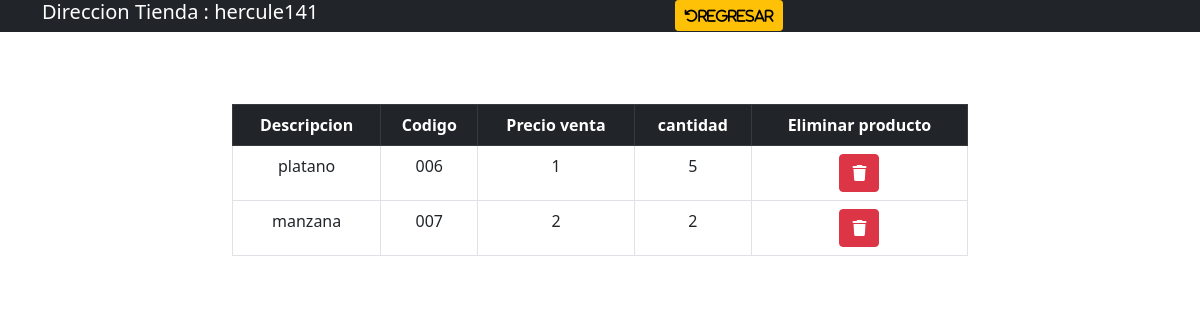
The app's page /gestiontienda/verProductos/1, older data.
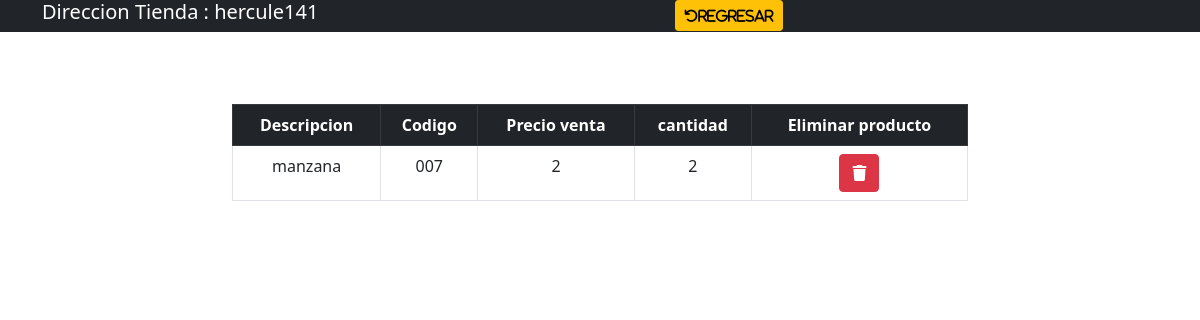
The same page, newer data.
### gestiontienda/models.py (models this page shows)
class tienda(models.Model):
    direccion=models.CharField(max_length=64, blank=True, null=True)
    provincia=models.CharField(max_length=32, blank=True, null=True)
    region=models.CharField(max_length=32, blank=True, null=True)
    fechaCreacion=models.CharField(max_length=32, blank=True, null=True)
    telefonoContacto=models.CharField(max_length=32, blank=True, null=True)

class producto(models.Model):
    descripcion=models.CharField(max_length=64, blank=True, null=True)
    codigo=models.CharField(max_length=32, blank=True, null=True)
    precioVenta=models.CharField(max_length=32, blank=True, null=True)
    cantidad=models.CharField(max_length=32, blank=True, null=True)
    tiendaProducto = models.ForeignKey(tienda,on_delete=models.SET_NULL,blank=True, null=True)

### gestiontienda/views.py (the view)
# urls.py: path('verProductos/<str:idTienda>',views.verProductos,name='verProductos')
def  verProductos(request,idTienda):
    tiendaSeleccionada=tienda.objects.get(id=idTienda)
    return render(request,'detalleTienda.html',{
      'infoproductosTiendas':tiendaSeleccionada.producto_set.all().order_by('id'),
      'tiendaSeleccionada':tiendaSeleccionada
    })

### gestiontienda/templates/detalleTienda.html (shortened to what this page needs)
{% load static %}
<!DOCTYPE html>
<html>
    <head>
        <link href="https://cdn.jsdelivr.net/npm/bootstrap@5.0.2/dist/css/bootstrap.min.css" rel="stylesheet">
        <link rel="stylesheet" href="https://cdnjs.cloudflare.com/ajax/libs/font-awesome/6.3.0/css/all.min.css" />
        <link rel="stylesheet" href="{% static 'index.css' %}">
    </head>
    <body>
        <div class="bg-dark">
            <div class="container">
                <div class="row">
                    <div class="col-10 text-white">
                        <div class="row">
                            <div class="col-8">
                                <h5>Direccion Tienda : {{ tiendaSeleccionada.direccion }}</h5>
                            </div>
                            <div class="col-2">
                                <a class="btn btn-warning btn-sm" href="{% url 'gestiontienda:registroTienda' %}"><i class="fa-solid fa-undo">Regresar</i></a>
                            </div>
                        </div>
                    </div>
                </div>
            </div>
        </div>
        <br>
        <div class="mt-5 container">
            <div class="row justify-content-center">
                <div class="col-8">
                    <table class="table table-bordered" >
                        <thead class="table-dark" >
                            <th>Descripcion</th>
                            <th>Codigo</th>
                            <th>Precio venta</th>
                            <th>cantidad</th>
                            <th text-align="center">Eliminar producto</th>
                        </thead>
                        <tbody>
                            {% for infoproducto  in infoproductosTiendas %}
                            <tr>
                                <td>{{infoproducto.descripcion}}</td>
                                <td>{{infoproducto.codigo}}</td>
                                <td>{{infoproducto.precioVenta}}</td>
                                <td>{{infoproducto.cantidad}}</td>
                                <td class="text-center"><a class="btn btn-danger" href="{% url 'gestiontienda:eliminarProductoTienda' infoproducto.id %}"><i class="fa-solid fa-trash"></i></a></td>
                            </tr>
                            {%endfor%}
                        </tbody>
                    </table>
                </div>
            </div>
        </div>
    </body>
</html>

### gestiontienda/static/index.css (style rules this page uses)
thead { text-align: center; }
td { text-align: center; }
th { text-align: center; }

Row changes from the older to the newer data that the page shows:
removed producto: descripcion "platano", codigo "006", precioVenta "1", cantidad "5"
